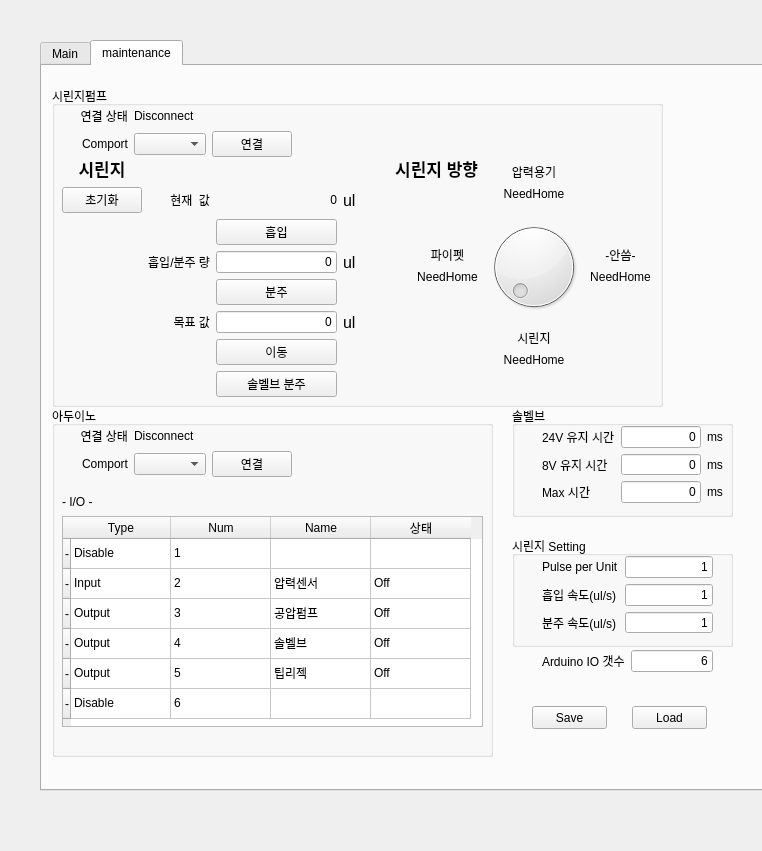
<?xml version="1.0" encoding="UTF-8"?>
<ui version="4.0">
 <class>MainWindow</class>
 <widget class="QMainWindow" name="MainWindow">
  <property name="geometry">
   <rect>
    <x>0</x>
    <y>0</y>
    <width>762</width>
    <height>851</height>
   </rect>
  </property>
  <property name="windowTitle">
   <string>MainWindow</string>
  </property>
  <widget class="QWidget" name="centralwidget">
   <widget class="QTabWidget" name="tabWidget">
    <property name="geometry">
     <rect>
      <x>40</x>
      <y>40</y>
      <width>931</width>
      <height>751</height>
     </rect>
    </property>
    <property name="currentIndex">
     <number>1</number>
    </property>
    <widget class="QWidget" name="tab">
     <attribute name="title">
      <string>Main</string>
     </attribute>
    </widget>
    <widget class="QWidget" name="tab_2">
     <attribute name="title">
      <string>maintenance</string>
     </attribute>
     <widget class="QGroupBox" name="groupBox_3">
      <property name="geometry">
       <rect>
        <x>10</x>
        <y>20</y>
        <width>611</width>
        <height>321</height>
       </rect>
      </property>
      <property name="title">
       <string>시린지펌프</string>
      </property>
      <widget class="QWidget" name="gridLayoutWidget_4">
       <property name="geometry">
        <rect>
         <x>10</x>
         <y>70</y>
         <width>294</width>
         <height>241</height>
        </rect>
       </property>
       <layout class="QGridLayout" name="gridLayout_4">
        <item row="7" column="3">
         <spacer name="verticalSpacer">
          <property name="orientation">
           <enum>Qt::Vertical</enum>
          </property>
          <property name="sizeHint" stdset="0">
           <size>
            <width>20</width>
            <height>40</height>
           </size>
          </property>
         </spacer>
        </item>
        <item row="8" column="3">
         <widget class="QPushButton" name="btn_SV_Dispense">
          <property name="text">
           <string>솔벨브 분주</string>
          </property>
         </widget>
        </item>
        <item row="4" column="3">
         <widget class="QPushButton" name="btn_SP_Disp">
          <property name="text">
           <string>분주</string>
          </property>
         </widget>
        </item>
        <item row="1" column="3">
         <widget class="QLabel" name="lb_SP_CurPos">
          <property name="text">
           <string>0</string>
          </property>
          <property name="alignment">
           <set>Qt::AlignRight|Qt::AlignTrailing|Qt::AlignVCenter</set>
          </property>
         </widget>
        </item>
        <item row="3" column="4">
         <widget class="QLabel" name="label_25">
          <property name="font">
           <font>
            <pointsize>12</pointsize>
           </font>
          </property>
          <property name="text">
           <string>ul</string>
          </property>
         </widget>
        </item>
        <item row="5" column="2">
         <widget class="QLabel" name="label_27">
          <property name="text">
           <string>목표 값</string>
          </property>
          <property name="alignment">
           <set>Qt::AlignRight|Qt::AlignTrailing|Qt::AlignVCenter</set>
          </property>
         </widget>
        </item>
        <item row="6" column="3">
         <widget class="QPushButton" name="btn_SP_Move">
          <property name="text">
           <string>이동</string>
          </property>
         </widget>
        </item>
        <item row="1" column="4">
         <widget class="QLabel" name="label_29">
          <property name="font">
           <font>
            <pointsize>12</pointsize>
           </font>
          </property>
          <property name="text">
           <string>ul</string>
          </property>
         </widget>
        </item>
        <item row="1" column="0" colspan="2">
         <widget class="QPushButton" name="btn_SP_Home">
          <property name="text">
           <string>초기화</string>
          </property>
         </widget>
        </item>
        <item row="5" column="3">
         <widget class="QLineEdit" name="le_SP_TargetPos">
          <property name="text">
           <string>0</string>
          </property>
          <property name="alignment">
           <set>Qt::AlignRight|Qt::AlignTrailing|Qt::AlignVCenter</set>
          </property>
         </widget>
        </item>
        <item row="0" column="0" colspan="2">
         <widget class="QLabel" name="label_22">
          <property name="font">
           <font>
            <pointsize>13</pointsize>
            <weight>75</weight>
            <bold>true</bold>
           </font>
          </property>
          <property name="text">
           <string>시린지</string>
          </property>
          <property name="alignment">
           <set>Qt::AlignCenter</set>
          </property>
         </widget>
        </item>
        <item row="2" column="3">
         <widget class="QPushButton" name="btn_SP_Aspi">
          <property name="text">
           <string>흡입</string>
          </property>
         </widget>
        </item>
        <item row="3" column="3">
         <widget class="QLineEdit" name="le_SP_Volume">
          <property name="text">
           <string>0</string>
          </property>
          <property name="alignment">
           <set>Qt::AlignRight|Qt::AlignTrailing|Qt::AlignVCenter</set>
          </property>
         </widget>
        </item>
        <item row="3" column="2">
         <widget class="QLabel" name="label_23">
          <property name="text">
           <string>흡입/분주 량</string>
          </property>
          <property name="alignment">
           <set>Qt::AlignRight|Qt::AlignTrailing|Qt::AlignVCenter</set>
          </property>
         </widget>
        </item>
        <item row="5" column="4">
         <widget class="QLabel" name="label_24">
          <property name="font">
           <font>
            <pointsize>12</pointsize>
           </font>
          </property>
          <property name="text">
           <string>ul</string>
          </property>
         </widget>
        </item>
        <item row="1" column="2">
         <widget class="QLabel" name="label_26">
          <property name="text">
           <string>현재  값</string>
          </property>
          <property name="alignment">
           <set>Qt::AlignRight|Qt::AlignTrailing|Qt::AlignVCenter</set>
          </property>
         </widget>
        </item>
       </layout>
      </widget>
      <widget class="QWidget" name="gridLayoutWidget_5">
       <property name="geometry">
        <rect>
         <x>320</x>
         <y>70</y>
         <width>279</width>
         <height>221</height>
        </rect>
       </property>
       <layout class="QGridLayout" name="gridLayout_5">
        <item row="0" column="0" colspan="2">
         <widget class="QLabel" name="label_38">
          <property name="font">
           <font>
            <pointsize>13</pointsize>
            <weight>75</weight>
            <bold>true</bold>
           </font>
          </property>
          <property name="text">
           <string>시린지 방향</string>
          </property>
          <property name="alignment">
           <set>Qt::AlignRight|Qt::AlignTrailing|Qt::AlignVCenter</set>
          </property>
         </widget>
        </item>
        <item row="3" column="2" rowspan="2">
         <widget class="QDial" name="dial_Dir">
          <property name="minimum">
           <number>1</number>
          </property>
          <property name="maximum">
           <number>4</number>
          </property>
         </widget>
        </item>
        <item row="4" column="3">
         <widget class="QLabel" name="lb_SP_RightState">
          <property name="text">
           <string>NeedHome</string>
          </property>
          <property name="alignment">
           <set>Qt::AlignHCenter|Qt::AlignTop</set>
          </property>
         </widget>
        </item>
        <item row="3" column="3">
         <widget class="QLabel" name="label_33">
          <property name="text">
           <string>-안씀-</string>
          </property>
          <property name="alignment">
           <set>Qt::AlignBottom|Qt::AlignHCenter</set>
          </property>
         </widget>
        </item>
        <item row="1" column="2">
         <widget class="QLabel" name="lb_SP_TopState">
          <property name="text">
           <string>NeedHome</string>
          </property>
          <property name="alignment">
           <set>Qt::AlignHCenter|Qt::AlignTop</set>
          </property>
         </widget>
        </item>
        <item row="4" column="1">
         <widget class="QLabel" name="lb_SP_LeftState">
          <property name="text">
           <string>NeedHome</string>
          </property>
          <property name="alignment">
           <set>Qt::AlignHCenter|Qt::AlignTop</set>
          </property>
         </widget>
        </item>
        <item row="0" column="2">
         <widget class="QLabel" name="label_35">
          <property name="text">
           <string>압력용기</string>
          </property>
          <property name="alignment">
           <set>Qt::AlignBottom|Qt::AlignHCenter</set>
          </property>
         </widget>
        </item>
        <item row="6" column="2">
         <widget class="QLabel" name="lb_SP_BottomState">
          <property name="text">
           <string>NeedHome</string>
          </property>
          <property name="alignment">
           <set>Qt::AlignHCenter|Qt::AlignTop</set>
          </property>
         </widget>
        </item>
        <item row="5" column="2">
         <widget class="QLabel" name="label_31">
          <property name="text">
           <string>시린지</string>
          </property>
          <property name="alignment">
           <set>Qt::AlignBottom|Qt::AlignHCenter</set>
          </property>
         </widget>
        </item>
        <item row="3" column="1">
         <widget class="QLabel" name="label_37">
          <property name="text">
           <string>파이펫</string>
          </property>
          <property name="alignment">
           <set>Qt::AlignBottom|Qt::AlignHCenter</set>
          </property>
         </widget>
        </item>
       </layout>
      </widget>
      <widget class="QWidget" name="gridLayoutWidget_6">
       <property name="geometry">
        <rect>
         <x>10</x>
         <y>20</y>
         <width>230</width>
         <height>51</height>
        </rect>
       </property>
       <layout class="QGridLayout" name="gridLayout_6">
        <item row="1" column="0">
         <widget class="QLabel" name="label_39">
          <property name="text">
           <string>Comport</string>
          </property>
          <property name="alignment">
           <set>Qt::AlignRight|Qt::AlignTrailing|Qt::AlignVCenter</set>
          </property>
         </widget>
        </item>
        <item row="0" column="1">
         <widget class="QLabel" name="lb_SP_State">
          <property name="text">
           <string>Disconnect</string>
          </property>
         </widget>
        </item>
        <item row="1" column="1">
         <widget class="QComboBox" name="cb_SP_Comport"/>
        </item>
        <item row="0" column="0">
         <widget class="QLabel" name="label_41">
          <property name="text">
           <string>연결 상태</string>
          </property>
          <property name="alignment">
           <set>Qt::AlignRight|Qt::AlignTrailing|Qt::AlignVCenter</set>
          </property>
         </widget>
        </item>
        <item row="1" column="2">
         <widget class="QPushButton" name="btn_SP_Connect">
          <property name="text">
           <string>연결</string>
          </property>
         </widget>
        </item>
       </layout>
      </widget>
     </widget>
     <widget class="QGroupBox" name="groupBox_4">
      <property name="geometry">
       <rect>
        <x>10</x>
        <y>340</y>
        <width>441</width>
        <height>351</height>
       </rect>
      </property>
      <property name="title">
       <string>아두이노</string>
      </property>
      <widget class="QTableWidget" name="table_Ardu_IO">
       <property name="geometry">
        <rect>
         <x>10</x>
         <y>110</y>
         <width>421</width>
         <height>211</height>
        </rect>
       </property>
       <row>
        <property name="text">
         <string>-</string>
        </property>
       </row>
       <row>
        <property name="text">
         <string>-</string>
        </property>
       </row>
       <row>
        <property name="text">
         <string>-</string>
        </property>
       </row>
       <row>
        <property name="text">
         <string>-</string>
        </property>
       </row>
       <row>
        <property name="text">
         <string>-</string>
        </property>
       </row>
       <row>
        <property name="text">
         <string>-</string>
        </property>
       </row>
       <column>
        <property name="text">
         <string>Type</string>
        </property>
       </column>
       <column>
        <property name="text">
         <string>Num</string>
        </property>
       </column>
       <column>
        <property name="text">
         <string>Name</string>
        </property>
       </column>
       <column>
        <property name="text">
         <string>상태</string>
        </property>
       </column>
       <item row="0" column="0">
        <property name="text">
         <string>Disable</string>
        </property>
        <property name="textAlignment">
         <set>AlignLeading|AlignVCenter</set>
        </property>
       </item>
       <item row="0" column="1">
        <property name="text">
         <string>1</string>
        </property>
       </item>
       <item row="0" column="2">
        <property name="text">
         <string/>
        </property>
       </item>
       <item row="0" column="3">
        <property name="text">
         <string/>
        </property>
       </item>
       <item row="1" column="0">
        <property name="text">
         <string>Input</string>
        </property>
       </item>
       <item row="1" column="1">
        <property name="text">
         <string>2</string>
        </property>
       </item>
       <item row="1" column="2">
        <property name="text">
         <string>압력센서</string>
        </property>
       </item>
       <item row="1" column="3">
        <property name="text">
         <string>Off</string>
        </property>
       </item>
       <item row="2" column="0">
        <property name="text">
         <string>Output</string>
        </property>
       </item>
       <item row="2" column="1">
        <property name="text">
         <string>3</string>
        </property>
       </item>
       <item row="2" column="2">
        <property name="text">
         <string>공압펌프</string>
        </property>
       </item>
       <item row="2" column="3">
        <property name="text">
         <string>Off</string>
        </property>
       </item>
       <item row="3" column="0">
        <property name="text">
         <string>Output</string>
        </property>
       </item>
       <item row="3" column="1">
        <property name="text">
         <string>4</string>
        </property>
       </item>
       <item row="3" column="2">
        <property name="text">
         <string>솔벨브</string>
        </property>
       </item>
       <item row="3" column="3">
        <property name="text">
         <string>Off</string>
        </property>
       </item>
       <item row="4" column="0">
        <property name="text">
         <string>Output</string>
        </property>
       </item>
       <item row="4" column="1">
        <property name="text">
         <string>5</string>
        </property>
       </item>
       <item row="4" column="2">
        <property name="text">
         <string>팁리젝</string>
        </property>
       </item>
       <item row="4" column="3">
        <property name="text">
         <string>Off</string>
        </property>
       </item>
       <item row="5" column="0">
        <property name="text">
         <string>Disable</string>
        </property>
       </item>
       <item row="5" column="1">
        <property name="text">
         <string>6</string>
        </property>
       </item>
      </widget>
      <widget class="QLabel" name="label_5">
       <property name="geometry">
        <rect>
         <x>10</x>
         <y>90</y>
         <width>56</width>
         <height>12</height>
        </rect>
       </property>
       <property name="text">
        <string>- I/O -</string>
       </property>
      </widget>
      <widget class="QWidget" name="gridLayoutWidget_7">
       <property name="geometry">
        <rect>
         <x>10</x>
         <y>20</y>
         <width>230</width>
         <height>51</height>
        </rect>
       </property>
       <layout class="QGridLayout" name="gridLayout_7">
        <item row="1" column="0">
         <widget class="QLabel" name="label_42">
          <property name="text">
           <string>Comport</string>
          </property>
          <property name="alignment">
           <set>Qt::AlignRight|Qt::AlignTrailing|Qt::AlignVCenter</set>
          </property>
         </widget>
        </item>
        <item row="0" column="1">
         <widget class="QLabel" name="lb_Ardu_State">
          <property name="text">
           <string>Disconnect</string>
          </property>
         </widget>
        </item>
        <item row="1" column="1">
         <widget class="QComboBox" name="cb_Ardu_Comport"/>
        </item>
        <item row="0" column="0">
         <widget class="QLabel" name="label_44">
          <property name="text">
           <string>연결 상태</string>
          </property>
          <property name="alignment">
           <set>Qt::AlignRight|Qt::AlignTrailing|Qt::AlignVCenter</set>
          </property>
         </widget>
        </item>
        <item row="1" column="2">
         <widget class="QPushButton" name="btn_Ardu_Connect">
          <property name="text">
           <string>연결</string>
          </property>
         </widget>
        </item>
       </layout>
      </widget>
     </widget>
     <widget class="QGroupBox" name="groupBox">
      <property name="geometry">
       <rect>
        <x>470</x>
        <y>340</y>
        <width>221</width>
        <height>111</height>
       </rect>
      </property>
      <property name="title">
       <string>솔벨브</string>
      </property>
      <widget class="QWidget" name="gridLayoutWidget">
       <property name="geometry">
        <rect>
         <x>30</x>
         <y>20</y>
         <width>181</width>
         <height>77</height>
        </rect>
       </property>
       <layout class="QGridLayout" name="gridLayout">
        <item row="1" column="2">
         <widget class="QLabel" name="label_2">
          <property name="text">
           <string>ms</string>
          </property>
         </widget>
        </item>
        <item row="2" column="2">
         <widget class="QLabel" name="label_4">
          <property name="text">
           <string>ms</string>
          </property>
         </widget>
        </item>
        <item row="1" column="0">
         <widget class="QLabel" name="label">
          <property name="text">
           <string>24V 유지 시간</string>
          </property>
         </widget>
        </item>
        <item row="2" column="0">
         <widget class="QLabel" name="label_3">
          <property name="text">
           <string>8V 유지 시간</string>
          </property>
         </widget>
        </item>
        <item row="1" column="1">
         <widget class="QLineEdit" name="le_SV_24VKeepTime">
          <property name="text">
           <string>0</string>
          </property>
          <property name="alignment">
           <set>Qt::AlignRight|Qt::AlignTrailing|Qt::AlignVCenter</set>
          </property>
         </widget>
        </item>
        <item row="2" column="1">
         <widget class="QLineEdit" name="le_SV_8VKeepTime">
          <property name="text">
           <string>0</string>
          </property>
          <property name="alignment">
           <set>Qt::AlignRight|Qt::AlignTrailing|Qt::AlignVCenter</set>
          </property>
         </widget>
        </item>
        <item row="3" column="0">
         <widget class="QLabel" name="label_7">
          <property name="text">
           <string>Max 시간</string>
          </property>
         </widget>
        </item>
        <item row="3" column="1">
         <widget class="QLineEdit" name="le_SV_MaxTime">
          <property name="text">
           <string>0</string>
          </property>
          <property name="alignment">
           <set>Qt::AlignRight|Qt::AlignTrailing|Qt::AlignVCenter</set>
          </property>
         </widget>
        </item>
        <item row="3" column="2">
         <widget class="QLabel" name="label_6">
          <property name="text">
           <string>ms</string>
          </property>
         </widget>
        </item>
       </layout>
      </widget>
     </widget>
     <widget class="QGroupBox" name="groupBox_2">
      <property name="geometry">
       <rect>
        <x>470</x>
        <y>470</y>
        <width>221</width>
        <height>111</height>
       </rect>
      </property>
      <property name="title">
       <string>시린지 Setting</string>
      </property>
      <widget class="QWidget" name="gridLayoutWidget_2">
       <property name="geometry">
        <rect>
         <x>30</x>
         <y>20</y>
         <width>171</width>
         <height>77</height>
        </rect>
       </property>
       <layout class="QGridLayout" name="gridLayout_2">
        <item row="0" column="0">
         <widget class="QLabel" name="label_8">
          <property name="text">
           <string>Pulse per Unit</string>
          </property>
         </widget>
        </item>
        <item row="0" column="1">
         <widget class="QLineEdit" name="le_S_PulseperUnit">
          <property name="text">
           <string>1</string>
          </property>
          <property name="alignment">
           <set>Qt::AlignRight|Qt::AlignTrailing|Qt::AlignVCenter</set>
          </property>
         </widget>
        </item>
        <item row="1" column="1">
         <widget class="QLineEdit" name="le_S_AspiSpeed">
          <property name="text">
           <string>1</string>
          </property>
          <property name="alignment">
           <set>Qt::AlignRight|Qt::AlignTrailing|Qt::AlignVCenter</set>
          </property>
         </widget>
        </item>
        <item row="1" column="0">
         <widget class="QLabel" name="label_9">
          <property name="text">
           <string>흡입 속도(ul/s)</string>
          </property>
         </widget>
        </item>
        <item row="2" column="0">
         <widget class="QLabel" name="label_10">
          <property name="text">
           <string>분주 속도(ul/s)</string>
          </property>
         </widget>
        </item>
        <item row="2" column="1">
         <widget class="QLineEdit" name="le_S_DispSpeed">
          <property name="text">
           <string>1</string>
          </property>
          <property name="alignment">
           <set>Qt::AlignRight|Qt::AlignTrailing|Qt::AlignVCenter</set>
          </property>
         </widget>
        </item>
       </layout>
      </widget>
     </widget>
     <widget class="QPushButton" name="btn_Save">
      <property name="geometry">
       <rect>
        <x>490</x>
        <y>640</y>
        <width>75</width>
        <height>23</height>
       </rect>
      </property>
      <property name="text">
       <string>Save</string>
      </property>
     </widget>
     <widget class="QPushButton" name="btn_Load">
      <property name="geometry">
       <rect>
        <x>590</x>
        <y>640</y>
        <width>75</width>
        <height>23</height>
       </rect>
      </property>
      <property name="text">
       <string>Load</string>
      </property>
     </widget>
     <widget class="QWidget" name="gridLayoutWidget_3">
      <property name="geometry">
       <rect>
        <x>500</x>
        <y>580</y>
        <width>171</width>
        <height>31</height>
       </rect>
      </property>
      <layout class="QGridLayout" name="gridLayout_3">
       <item row="0" column="0">
        <widget class="QLabel" name="label_11">
         <property name="text">
          <string>Arduino IO 갯수</string>
         </property>
        </widget>
       </item>
       <item row="0" column="1">
        <widget class="QLineEdit" name="le_Ardu_IONum">
         <property name="text">
          <string>6</string>
         </property>
         <property name="alignment">
          <set>Qt::AlignRight|Qt::AlignTrailing|Qt::AlignVCenter</set>
         </property>
        </widget>
       </item>
      </layout>
     </widget>
    </widget>
   </widget>
  </widget>
 </widget>
 <resources/>
 <connections/>
</ui>
